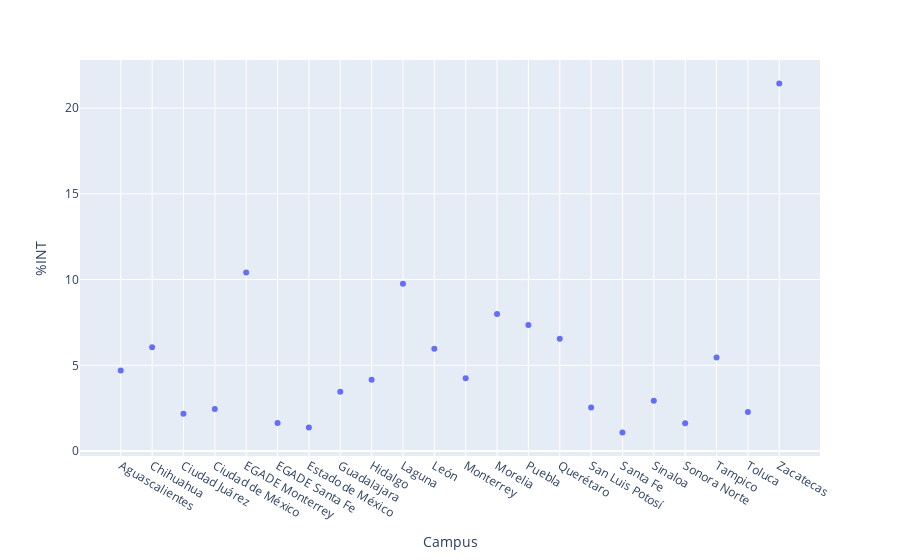

Notebook code cell kept with this figure:
### Code cell
freq_INT = test[test.P_Int == 'INT'].groupby('Campus')['Instancia'].count().rename('Count_INT').to_frame()
freq_SA = test[test.P_Int == 'SA'].groupby('Campus')['Instancia'].count().rename('Count_SA').to_frame()

merged = freq_INT.merge(freq_SA,on = 'Campus')
merged['Total'] = merged['Count_INT']+merged['Count_SA']
merged['%INT'] = (merged['Count_INT']/(merged['Count_INT']+merged['Count_SA'])) *100
merged.reset_index(inplace=True)
fig = px.scatter(merged,x='Campus',y='%INT')
fig.show()

### Figure 1 — Plotly figure (JSON) as saved in the notebook; plotly's stock layout.template omitted (floating-point values rounded to 4 significant figures)
{"data": [{"hovertemplate": "Campus=%{x}<br>%INT=%{y}<extra></extra>", "legendgroup": "", "marker": {"color": "#636efa", "symbol": "circle"}, "mode": "markers", "name": "", "orientation": "v", "showlegend": false, "type": "scatter", "x": ["Aguascalientes", "Chihuahua", "Ciudad Juárez", "Ciudad de México", "EGADE Monterrey", "EGADE Santa Fe", "Estado de México", "Guadalajara", "Hidalgo", "Laguna", "León", "Monterrey", "Morelia", "Puebla", "Querétaro", "San Luis Potosí", "Santa Fe", "Sinaloa", "Sonora Norte", "Tampico", "Toluca", "Zacatecas"], "xaxis": "x", "y": [4.706, 6.061, 2.174, 2.451, 10.42, 1.639, 1.378, 3.465, 4.167, 9.756, 5.97, 4.254, 8, 7.358, 6.545, 2.542, 1.087, 2.941, 1.626, 5.455, 2.273, 21.43], "yaxis": "y"}], "layout": {"legend": {"tracegroupgap": 0}, "margin": {"t": 60}, "xaxis": {"anchor": "y", "domain": [0, 1], "title": {"text": "Campus"}}, "yaxis": {"anchor": "x", "domain": [0, 1], "title": {"text": "%INT"}}}}
